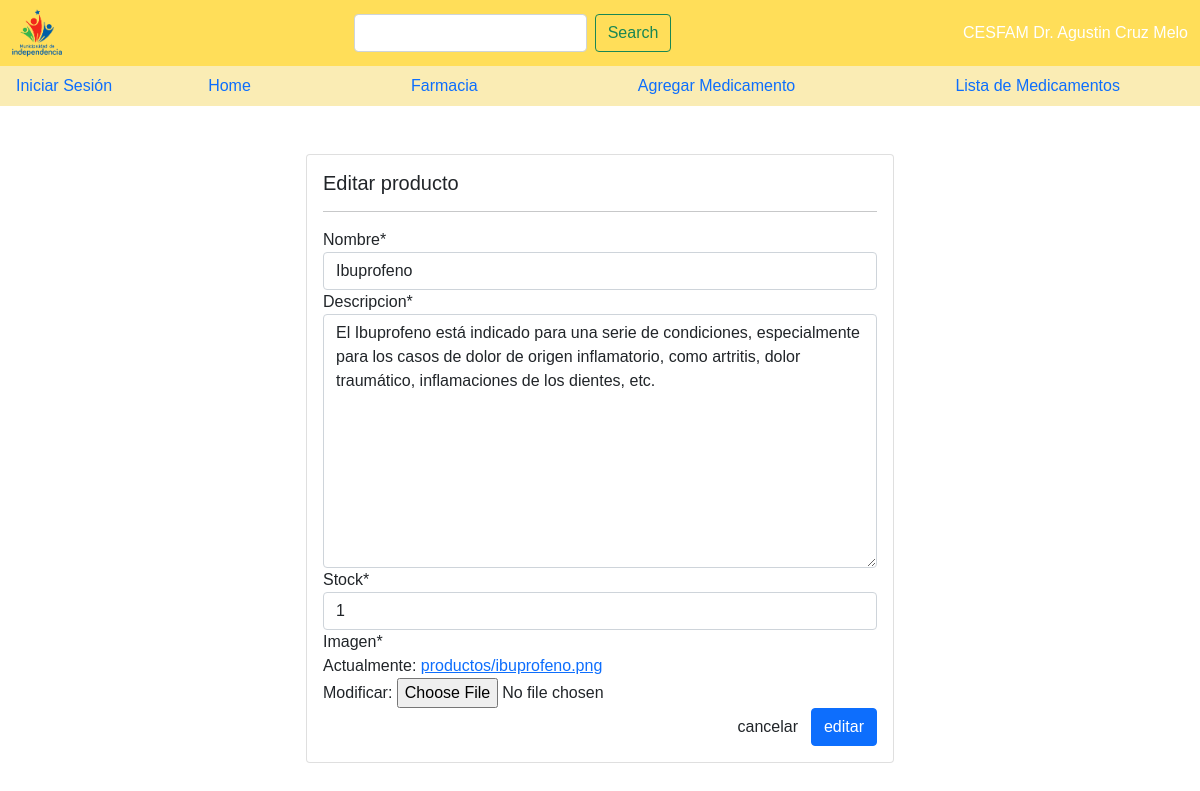
The page /editar_producto/1/ on the database its author committed.
### cesfam/models.py (models this page shows)
class producto(models.Model):
    nombre = models.CharField(max_length=50)
    descripcion = models.TextField()
    stock = models.IntegerField()
    imagen = models.ImageField(upload_to="productos", null=True)

### cesfam/views.py (the view, shortened to what this page needs)
# urls.py: path('editar_producto/<id>/', editar_producto, name="editar_producto"),
def editar_producto(request, id):
    productos = get_object_or_404(producto, id=id)
    data = {
        'form': productoForm(instance=productos)
    }
    return render(request, 'cesfam/crud_farmacia/editar.html', data)

### cesfam/forms.py
class productoForm(forms.ModelForm):
    class Meta:
        model = producto
        fields = '__all__'

### cesfam/Templates/cesfam/crud_farmacia/editar.html (shortened to what this page needs)
{% extends 'cesfam/base.html'%}
{% block contenido %}
{% load crispy_forms_tags %}
<br>
<br>
<div class="row">
    <div class="col-12 col-md-6 offset-md-3">
        <div class="card">
            <div class="card-body">
            <h5>Editar producto</h5>
            <hr>
                <form action = "" method ="post" enctype="multipart/form-data">
                    {{ form | crispy}}
                    <div class="d-flex justify-content-end">
                        <input type="reset" value="cancelar" class="btn btn-secunday">
                        <input type="submit" value="editar" class="btn btn-primary">
                    </div>
                </form>
            </div>
        </div>
    </div>
</div>
{% endblock %}

### cesfam/static/cesfam/css/style.css (style rules this page uses)
body { font-family:sans-serif; }

### rows shown on the page
producto: nombre "Ibuprofeno", descripcion "El Ibuprofeno está indicado para una serie de condiciones, especialmente para los casos de dolor de origen inflamatorio, como artritis, dolor traumático, inflamaciones de los dientes, etc.", stock "1"
